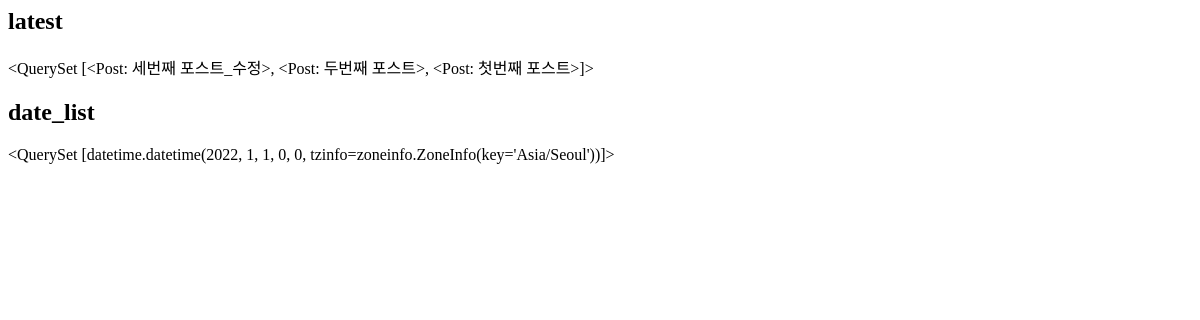
The page /instagram/archive/ on the database as committed earlier.
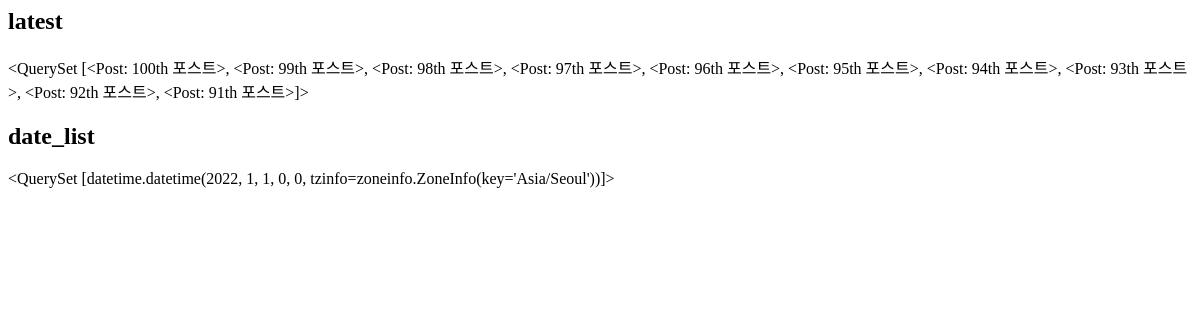
The same page on the database as committed later.
### instagram/models.py (models this page shows)
class Post(models.Model):
    author = models.ForeignKey(settings.AUTH_USER_MODEL, on_delete=models.CASCADE,
    related_name='instagram_post_set') # reverse_name을 포기하려면 related_name='+'
    photo = models.ImageField(blank=True, upload_to=uuid_name_upload_to)
    message = models.TextField()
    tag_set = models.ManyToManyField('Tag', blank=True) # ManyToManyField(to, blank)
    is_public = models.BooleanField(default=False, verbose_name='공개여부')
    created_at = models.DateTimeField(auto_now_add=True) # 생성시간
    updated_at = models.DateField(auto_now=True) # 수정시간
    class Meta:
        ordering  = ['-id']
    def __str__(self):
        return self.message

### instagram/templates/instagram/post_archive.html
<h2>latest</h2>
{{ latest }}
<h2>date_list</h2>
{{ date_list }}

Rows that differ between the two databases and show on the page:
no longer on this page (row unchanged): Post: message.message "<QuerySet [<Post: 세번째 포스트_수정>, <Post: 두번째 포스트>, <Post: 첫번째 포스트>]>"
added Post: message.message "<QuerySet [<Post: 100th 포스트>, <Post: 99th 포스트>, <Post: 98th 포스트>, <Post: 97th 포스트>, <Post: 96th 포스트>, <Post: 95th 포스트>, <Post: 94th 포스트>, <Post: 93th 포스트>, <Post: 92th 포스트>, <Post: 91th 포스트>]>"
